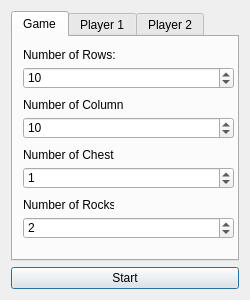
<?xml version="1.0" encoding="UTF-8"?>
<ui version="4.0">
 <class>ConfigDialog</class>
 <widget class="QDialog" name="ConfigDialog">
  <property name="geometry">
   <rect>
    <x>0</x>
    <y>0</y>
    <width>250</width>
    <height>300</height>
   </rect>
  </property>
  <property name="sizePolicy">
   <sizepolicy hsizetype="Preferred" vsizetype="Preferred">
    <horstretch>0</horstretch>
    <verstretch>0</verstretch>
   </sizepolicy>
  </property>
  <property name="windowTitle">
   <string>Dialog</string>
  </property>
  <property name="autoFillBackground">
   <bool>false</bool>
  </property>
  <layout class="QGridLayout" name="gridLayout">
   <item row="6" column="0">
    <widget class="QTabWidget" name="tabWidget">
     <property name="currentIndex">
      <number>0</number>
     </property>
     <widget class="QWidget" name="game">
      <attribute name="title">
       <string>Game</string>
      </attribute>
      <widget class="QLabel" name="label_5">
       <property name="geometry">
        <rect>
         <x>10</x>
         <y>10</y>
         <width>101</width>
         <height>16</height>
        </rect>
       </property>
       <property name="text">
        <string>Number of Rows: </string>
       </property>
      </widget>
      <widget class="QLabel" name="label_6">
       <property name="geometry">
        <rect>
         <x>10</x>
         <y>60</y>
         <width>101</width>
         <height>16</height>
        </rect>
       </property>
       <property name="text">
        <string>Number of Columns: </string>
       </property>
      </widget>
      <widget class="QSpinBox" name="rowsSpinBox">
       <property name="geometry">
        <rect>
         <x>10</x>
         <y>30</y>
         <width>211</width>
         <height>22</height>
        </rect>
       </property>
       <property name="minimum">
        <number>2</number>
       </property>
       <property name="value">
        <number>10</number>
       </property>
      </widget>
      <widget class="QSpinBox" name="columnSpinBox">
       <property name="geometry">
        <rect>
         <x>10</x>
         <y>80</y>
         <width>211</width>
         <height>22</height>
        </rect>
       </property>
       <property name="minimum">
        <number>2</number>
       </property>
       <property name="value">
        <number>10</number>
       </property>
      </widget>
      <widget class="QLabel" name="label_7">
       <property name="geometry">
        <rect>
         <x>10</x>
         <y>110</y>
         <width>91</width>
         <height>16</height>
        </rect>
       </property>
       <property name="text">
        <string>Number of Chests:</string>
       </property>
      </widget>
      <widget class="QSpinBox" name="chestsSpinBox">
       <property name="geometry">
        <rect>
         <x>10</x>
         <y>130</y>
         <width>211</width>
         <height>22</height>
        </rect>
       </property>
       <property name="minimum">
        <number>0</number>
       </property>
       <property name="value">
        <number>1</number>
       </property>
      </widget>
      <widget class="QLabel" name="label_8">
       <property name="geometry">
        <rect>
         <x>10</x>
         <y>160</y>
         <width>91</width>
         <height>16</height>
        </rect>
       </property>
       <property name="text">
        <string>Number of Rocks:</string>
       </property>
      </widget>
      <widget class="QSpinBox" name="rocksSpinBox">
       <property name="geometry">
        <rect>
         <x>10</x>
         <y>180</y>
         <width>211</width>
         <height>22</height>
        </rect>
       </property>
       <property name="minimum">
        <number>0</number>
       </property>
       <property name="value">
        <number>2</number>
       </property>
      </widget>
     </widget>
     <widget class="QWidget" name="player1">
      <attribute name="title">
       <string>Player 1</string>
      </attribute>
      <widget class="QLabel" name="label">
       <property name="geometry">
        <rect>
         <x>10</x>
         <y>10</y>
         <width>31</width>
         <height>16</height>
        </rect>
       </property>
       <property name="text">
        <string>Name:</string>
       </property>
      </widget>
      <widget class="QLineEdit" name="player1NameLineEdit">
       <property name="geometry">
        <rect>
         <x>10</x>
         <y>30</y>
         <width>201</width>
         <height>20</height>
        </rect>
       </property>
       <property name="text">
        <string>Player1</string>
       </property>
      </widget>
      <widget class="QLabel" name="label_2">
       <property name="geometry">
        <rect>
         <x>10</x>
         <y>70</y>
         <width>111</width>
         <height>16</height>
        </rect>
       </property>
       <property name="text">
        <string>Character Breed:</string>
       </property>
      </widget>
      <widget class="QComboBox" name="player1BreedBox">
       <property name="geometry">
        <rect>
         <x>10</x>
         <y>100</y>
         <width>201</width>
         <height>22</height>
        </rect>
       </property>
       <property name="editable">
        <bool>false</bool>
       </property>
       <property name="duplicatesEnabled">
        <bool>false</bool>
       </property>
       <item>
        <property name="text">
         <string>Rogue</string>
        </property>
       </item>
       <item>
        <property name="text">
         <string>Barbarian</string>
        </property>
       </item>
       <item>
        <property name="text">
         <string>Troll</string>
        </property>
       </item>
       <item>
        <property name="text">
         <string>UrukHai</string>
        </property>
       </item>
      </widget>
     </widget>
     <widget class="QWidget" name="player2">
      <attribute name="title">
       <string>Player 2</string>
      </attribute>
      <widget class="QLabel" name="label_3">
       <property name="geometry">
        <rect>
         <x>10</x>
         <y>10</y>
         <width>31</width>
         <height>16</height>
        </rect>
       </property>
       <property name="text">
        <string>Name:</string>
       </property>
      </widget>
      <widget class="QLineEdit" name="player2NameLineEdit">
       <property name="geometry">
        <rect>
         <x>10</x>
         <y>30</y>
         <width>201</width>
         <height>20</height>
        </rect>
       </property>
       <property name="text">
        <string>Player2</string>
       </property>
      </widget>
      <widget class="QLabel" name="label_4">
       <property name="geometry">
        <rect>
         <x>10</x>
         <y>70</y>
         <width>111</width>
         <height>16</height>
        </rect>
       </property>
       <property name="text">
        <string>Character Breed:</string>
       </property>
      </widget>
      <widget class="QComboBox" name="player2BreedBox">
       <property name="geometry">
        <rect>
         <x>10</x>
         <y>100</y>
         <width>201</width>
         <height>22</height>
        </rect>
       </property>
       <property name="editable">
        <bool>false</bool>
       </property>
       <property name="duplicatesEnabled">
        <bool>false</bool>
       </property>
       <item>
        <property name="text">
         <string>Rogue</string>
        </property>
       </item>
       <item>
        <property name="text">
         <string>Barbarian</string>
        </property>
       </item>
       <item>
        <property name="text">
         <string>Troll</string>
        </property>
       </item>
       <item>
        <property name="text">
         <string>UrukHai</string>
        </property>
       </item>
      </widget>
     </widget>
    </widget>
   </item>
   <item row="7" column="0">
    <widget class="QPushButton" name="startButton">
     <property name="text">
      <string>Start</string>
     </property>
    </widget>
   </item>
  </layout>
 </widget>
 <resources/>
 <connections/>
</ui>
